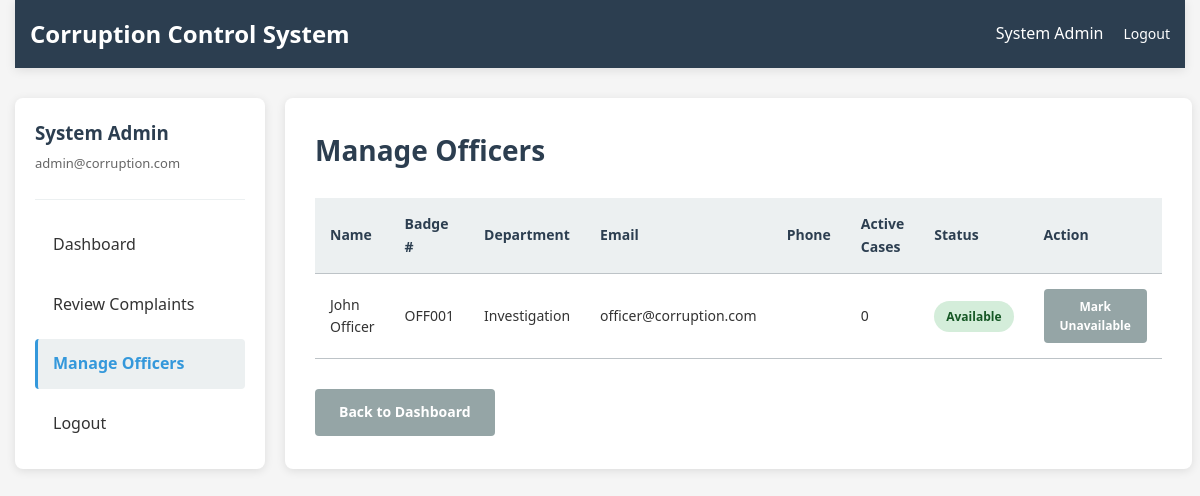
Page /admin/manage_officers.php (signed in) on the committed database.
### tables this page shows
CREATE TABLE IF NOT EXISTS officers (
    officer_id INT PRIMARY KEY AUTO_INCREMENT,
    user_id INT NOT NULL UNIQUE,
    department VARCHAR(100),
    badge_number VARCHAR(50) UNIQUE,
    designation VARCHAR(100),
    is_available BOOLEAN DEFAULT TRUE,
    created_at TIMESTAMP DEFAULT CURRENT_TIMESTAMP,
    FOREIGN KEY (user_id) REFERENCES users(user_id) ON DELETE CASCADE,
    INDEX idx_user_id (user_id)
);

CREATE TABLE IF NOT EXISTS users (
    user_id INT PRIMARY KEY AUTO_INCREMENT,
    email VARCHAR(100) UNIQUE NOT NULL,
    password VARCHAR(255) NOT NULL,
    first_name VARCHAR(100) NOT NULL,
    last_name VARCHAR(100) NOT NULL,
    phone VARCHAR(20),
    user_type ENUM('citizen', 'admin', 'officer') NOT NULL,
    is_active BOOLEAN DEFAULT TRUE,
    created_at TIMESTAMP DEFAULT CURRENT_TIMESTAMP,
    updated_at TIMESTAMP DEFAULT CURRENT_TIMESTAMP ON UPDATE CURRENT_TIMESTAMP,
    INDEX idx_email (email),
    INDEX idx_user_type (user_type)
);

### admin/manage_officers.php (the view, shortened to what this page needs)
<?php
include '../includes/config.php';
$query = "SELECT o.*, u.first_name, u.last_name, u.email, u.phone, COUNT(c.complaint_id) as cases_assigned
          FROM officers o
          JOIN users u ON o.user_id = u.user_id
          LEFT JOIN complaints c ON o.officer_id = c.assigned_officer_id AND c.status = 'under_investigation'
          GROUP BY o.officer_id
          ORDER BY u.first_name";
$result = $conn->query($query);
$officers = array();
while ($row = $result->fetch_assoc()) {
    $officers[] = $row;
}
?>
<!DOCTYPE html>
<html lang="en">
<head>
    <link rel="stylesheet" href="../css/style.css">
</head>
<body>
    <div class="container">
        <?php include '../includes/navbar.php'; ?>
        <div class="dashboard">
            <div class="sidebar">
                <div class="user-profile">
                    <h3><?php echo $_SESSION['first_name'] . ' ' . $_SESSION['last_name']; ?></h3>
                    <p><?php echo $_SESSION['email']; ?></p>
                </div>
                <nav class="sidebar-menu">
                    <a href="dashboard.php">Dashboard</a>
                    <a href="view_complaints.php">Review Complaints</a>
                    <a href="manage_officers.php" class="active">Manage Officers</a>
                    <a href="../auth/logout.php">Logout</a>
                </nav>
            </div>
            <div class="main-content">
                <h2>Manage Officers</h2>
                <?php if (count($officers) > 0): ?>
                <div class="table-responsive">
                    <table class="table">
                        <thead>
                            <tr>
                                <th>Name</th>
                                <th>Badge #</th>
                                <th>Department</th>
                                <th>Email</th>
                                <th>Phone</th>
                                <th>Active Cases</th>
                                <th>Status</th>
                                <th>Action</th>
                            </tr>
                        </thead>
                        <tbody>
                            <?php foreach ($officers as $officer): ?>
                            <tr>
                                <td><?php echo $officer['first_name'] . ' ' . $officer['last_name']; ?></td>
                                <td><?php echo $officer['badge_number']; ?></td>
                                <td><?php echo $officer['department']; ?></td>
                                <td><?php echo $officer['email']; ?></td>
                                <td><?php echo $officer['phone']; ?></td>
                                <td><?php echo $officer['cases_assigned']; ?></td>
                                <td>
                                    <?php
                                    if ($officer['is_available']) {
                                        echo '<span class="badge badge-success">Available</span>';
                                    } else {
                                        echo '<span class="badge badge-danger">Unavailable</span>';
                                    }
                                    ?>
                                </td>
                                <td>
                                    <a href="toggle_officer_status.php?id=<?php echo $officer['officer_id']; ?>" class="btn btn-sm btn-secondary">
                                        <?php echo $officer['is_available'] ? 'Mark Unavailable' : 'Mark Available'; ?>
                                    </a>
                                </td>
                            </tr>
                            <?php endforeach; ?>
                        </tbody>
                    </table>
                </div>
                <?php else: ?>
                <div class="empty-state">
                    <p>No officers found.</p>
                </div>
                <?php endif; ?>
                <div class="action-buttons">
                    <a href="dashboard.php" class="btn btn-secondary">Back to Dashboard</a>
                </div>
            </div>
        </div>
    </div>
</body>
</html>

### includes/navbar.php (shortened to what this page needs)
<nav class="navbar">
    <div class="container">
        <div class="navbar-content">
            <h1>Corruption Control System</h1>
            <div class="navbar-menu">
                <?php if (isset($_SESSION['user_id'])): ?>
                    <span><?php echo $_SESSION['first_name'] . ' ' . $_SESSION['last_name']; ?></span>
                    <a href="<?php echo SITE_URL; ?>auth/logout.php">Logout</a>
                <?php else: ?>
                    <a href="<?php echo SITE_URL; ?>auth/login.php">Login</a>
                    <a href="<?php echo SITE_URL; ?>auth/register.php">Register</a>
                <?php endif; ?>
            </div>
        </div>
    </div>
</nav>

### css/style.css (style rules this page uses)
* { margin: 0; padding: 0; box-sizing: border-box; }
:root { --primary-color: #2c3e50; --secondary-color: #3498db; --success-color: #27ae60; --danger-color: #e74c3c; --warning-color: #f39c12; --light-color: #ecf0f1; --dark-color: #2c3e50; --text-color: #333; --border-color: #bdc3c7; --shadow: 0 2px 10px rgba(0, 0, 0, 0.1); }
body { font-family: 'Segoe UI', Tahoma, Geneva, Verdana, sans-serif; background-color: #f5f5f5; color: var(--text-color); line-height: 1.6; }
.container { max-width: 1400px; margin: 0 auto; padding: 0 15px; }
.navbar { background-color: var(--primary-color); color: white; padding: 15px 0; box-shadow: var(--shadow); position: sticky; top: 0; z-index: 100; }
.navbar-content { display: flex; justify-content: space-between; align-items: center; }
.navbar h1 { font-size: 24px; margin: 0; }
.navbar-menu { display: flex; gap: 20px; align-items: center; }
.navbar-menu a { color: white; text-decoration: none; font-size: 14px; }
.dashboard { display: grid; grid-template-columns: 250px 1fr; gap: 20px; margin: 30px 0; }
.sidebar { background: white; border-radius: 8px; padding: 20px; box-shadow: var(--shadow); height: fit-content; position: sticky; top: 80px; }
.user-profile { border-bottom: 1px solid var(--light-color); padding-bottom: 20px; margin-bottom: 20px; }
.user-profile h3 { color: var(--primary-color); margin-bottom: 5px; }
.user-profile p { color: #666; font-size: 13px; margin-bottom: 5px; }
.sidebar-menu { display: flex; flex-direction: column; gap: 10px; }
.sidebar-menu a { display: block; padding: 12px 15px; border-radius: 4px; text-decoration: none; color: var(--text-color); border-left: 3px solid transparent; transition: all 0.3s ease; }
.sidebar-menu a.active { background-color: var(--light-color); color: var(--secondary-color); border-left-color: var(--secondary-color); font-weight: 600; }
.main-content { background: white; border-radius: 8px; padding: 30px; box-shadow: var(--shadow); }
.main-content h2 { color: var(--primary-color); margin-bottom: 25px; font-size: 28px; }
.btn { display: inline-block; padding: 12px 24px; border: none; border-radius: 4px; cursor: pointer; text-decoration: none; font-size: 14px; font-weight: 600; transition: all 0.3s ease; text-align: center; }
.btn-secondary { background-color: #95a5a6; color: white; }
.btn-sm { padding: 8px 16px; font-size: 12px; }
.table-responsive { overflow-x: auto; margin-bottom: 20px; }
.table { width: 100%; border-collapse: collapse; font-size: 14px; }
.table thead { background-color: var(--light-color); font-weight: 600; color: var(--primary-color); }
.table th, .table td { padding: 15px; text-align: left; border-bottom: 1px solid var(--border-color); }
.badge { display: inline-block; padding: 6px 12px; border-radius: 20px; font-size: 12px; font-weight: 600; }
.badge-success { background-color: #d4edda; color: #155724; }
.action-buttons { display: flex; gap: 10px; margin-top: 30px; flex-wrap: wrap; }

### rows in the picture
officers: user.first_name "John", user.last_name "Officer", badge_number "OFF001", department "Investigation", user.email "officer@corruption.com", cases_assigned "0", is_available "Available"

### other values in the picture
$_SESSION['first_name'] "System"
$_SESSION['last_name'] "Admin"
$_SESSION['email'] "admin@corruption.com"
